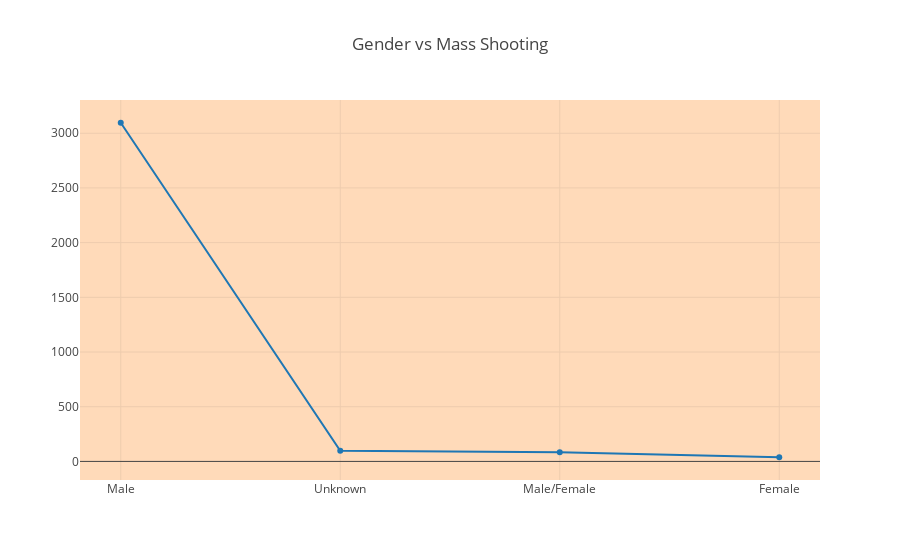

Source (notebook cell):
### Markdown cell above
Various colors : aliceblue, antiquewhite, aqua, aquamarine, azure,
            beige, bisque, black, blanchedalmond, blue,
            blueviolet, brown, burlywood, cadetblue,
            chartreuse, chocolate, coral, cornflowerblue,
            cornsilk, crimson, cyan, darkblue, darkcyan,
            darkgoldenrod, darkgray, darkgrey, darkgreen,
            darkkhaki, darkmagenta, darkolivegreen, darkorange,
            darkorchid, darkred, darksalmon, darkseagreen,
            darkslateblue, darkslategray, darkslategrey,
            darkturquoise, darkviolet, deeppink, deepskyblue,
            dimgray, dimgrey, dodgerblue, firebrick,
            floralwhite, forestgreen, fuchsia, gainsboro,
            ghostwhite, gold, goldenrod, gray, grey, green,
            greenyellow, honeydew, hotpink, indianred, indigo,
            ivory, khaki, lavender, lavenderblush, lawngreen,
            lemonchiffon, lightblue, lightcoral, lightcyan,
            lightgoldenrodyellow, lightgray, lightgrey,
            lightgreen, lightpink, lightsalmon, lightseagreen,
            lightskyblue, lightslategray, lightslategrey,
            lightsteelblue, lightyellow, lime, limegreen,
            linen, magenta, maroon, mediumaquamarine,
            mediumblue, mediumorchid, mediumpurple,
            mediumseagreen, mediumslateblue, mediumspringgreen,
            mediumturquoise, mediumvioletred, midnightblue,
            mintcream, mistyrose, moccasin, navajowhite, navy,
            oldlace, olive, olivedrab, orange, orangered,
            orchid, palegoldenrod, palegreen, paleturquoise,
            palevioletred, papayawhip, peachpuff, peru, pink,
            plum, powderblue, purple, red, rosybrown,
            royalblue, saddlebrown, salmon, sandybrown,
            seagreen, seashell, sienna, silver, skyblue,
            slateblue, slategray, slategrey, snow, springgreen,
            steelblue, tan, teal, thistle, tomato, turquoise,
            violet, wheat, white, whitesmoke, yellow,
            yellowgreen

### Code cell
trace1=go.Scatter(y=gender_data['Total victims'],x=gender_data['Gender'])
layout=dict(title='Gender vs Mass Shooting',plot_bgcolor=('peachpuff'))
py.iplot(dict(data=[trace1],layout=layout))

### Figure 1 — Plotly figure (JSON) as saved in the notebook; plotly's stock layout.template omitted (floating-point values rounded to 4 significant figures)
{"data": [{"type": "scatter", "uid": "b9c74822-594d-41b6-b4db-5862e69bbe84", "x": ["Male", "Unknown", "Male/Female", "Female"], "y": [3096, 98, 83, 38]}], "layout": {"plot_bgcolor": "peachpuff", "title": {"text": "Gender vs Mass Shooting"}}}
